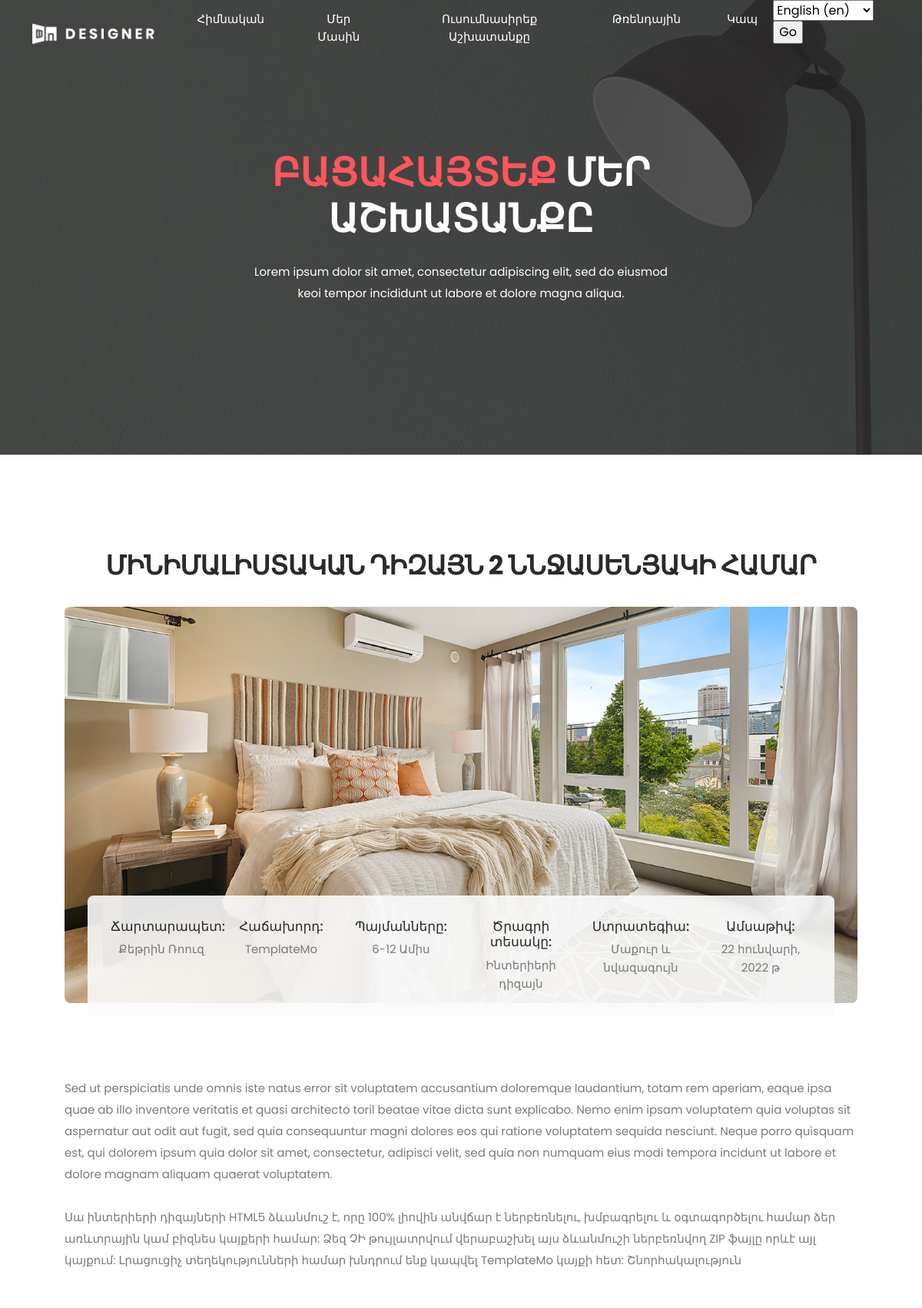
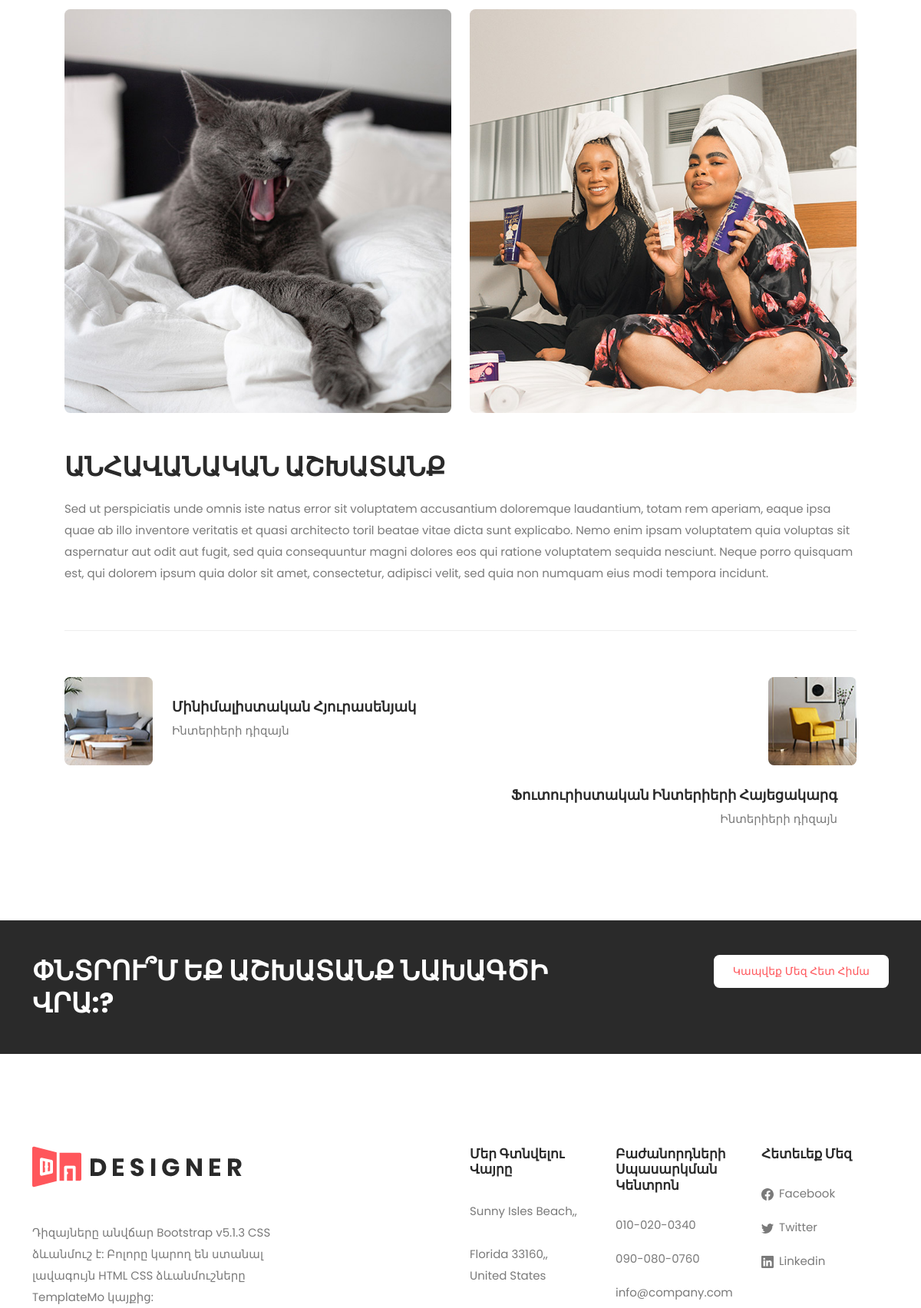
/explore/ (upper part), run on the app's committed database (2 pictures, top to bottom).
### main/models.py (models this page shows)
class Header(models.Model):
    img = models.ImageField('Header Logo Image', upload_to='images')
    path1 = models.CharField('Header Path 1', max_length=25)
    path2 = models.CharField('Header Path 2', max_length=25)
    path3 = models.CharField('Header Path 3', max_length=25)
    path4 = models.CharField('Header Path 4', max_length=25)
    path5 = models.CharField('Header Path 5', max_length=25)
    class Meta:
        verbose_name = 'Header'
        verbose_name_plural = 'Header'

class ExploreTitle(models.Model):
    title1 = models.CharField('Explore Title 1', max_length=20)
    title2 = models.CharField('Explore Title 2', max_length=20)
    text = models.TextField('Explore Text')
    class Meta:
        verbose_name = 'ExploreTitle'
        verbose_name_plural = 'ExploreTitle'

class ExploreContent(models.Model):
    title = models.CharField('Explore Content Title', max_length=80)
    img = models.ImageField('Explore Content Image', upload_to='images')

class ExploreContentList(models.Model):
    title = models.CharField('Explore Content List Title', max_length=30)
    subtitle = models.CharField('Explore Content List SubTitle', max_length=30)

class ExploreContent2(models.Model):
    text1 = models.TextField('Explore Content 2 Text 1')
    text2 = models.TextField('Explore Content 2 Text 2')
    img1 = models.ImageField('Explore Content 2 Image 1', upload_to='images')
    img2 = models.ImageField('Explore Content 2 Image 2', upload_to='images')
    title = models.CharField('Explore Content 2 Title', max_length=40)
    text3 = models.TextField('Explore Content 2 Text 3')
    left_img = models.ImageField('Explore Content 2 Left Image', upload_to='images')
    left_title = models.CharField('Explore Content 2 Left Title', max_length=60)
    left_subtitle = models.CharField('Explore Content 2 Left SubTitle', max_length=50)
    right_img = models.ImageField('Explore Content 2 Right Image', upload_to='images')
    right_title = models.CharField('Explore Content 2 Right Title', max_length=60)
    right_subtitle = models.CharField('Explore Content 2 Right SubTitle', max_length=50)
    class Meta:
        verbose_name = 'ExploreContent2'
        verbose_name_plural = 'ExploreContent2'

class ExploreLastContent(models.Model):
    title = models.CharField('Explore Last Content Title', max_length=60)
    btn_name = models.CharField('Explore Last Content Button Name', max_length=30)
    class Meta:
        verbose_name = 'ExploreLastContent'
        verbose_name_plural = 'ExploreLastContent'

class Footer(models.Model):
    img = models.ImageField('Footer Logo Image', upload_to='images')
    text = models.TextField('Footer Text')
    copyright1 = models.CharField('Footer Copyright', max_length=70)
    design = models.CharField('Footer Design', max_length=40)
    title1 = models.CharField('Footer Title 1', max_length=40)
    title2 = models.CharField('Footer Title 2', max_length=40)
    title3 = models.CharField('Footer Title 3', max_length=40)
    title4 = models.CharField('Footer Title 4', max_length=40)
    subtitle1 = models.CharField('Footer SubTitle 1', max_length=40)
    subtitle2 = models.CharField('Footer SubTitle 2', max_length=40)
    subtitle3 = models.CharField('Footer SubTitle 3', max_length=40)
    subtitle4 = models.CharField('Footer SubTitle 4', max_length=40)
    subtitle5 = models.CharField('Footer SubTitle 5', max_length=40)
    subtitle6 = models.CharField('Footer SubTitle 6', max_length=40)
    subtitle7 = models.CharField('Footer SubTitle 7', max_length=40)
    subtitle8 = models.CharField('Footer SubTitle 8', max_length=40)
    subtitle9 = models.CharField('Footer SubTitle 9', max_length=40)
    social1 = models.CharField('Footer Social 1', max_length=30)
    social2 = models.CharField('Footer Social 2', max_length=30)
    social3 = models.CharField('Footer Social 3', max_length=30)
    social_url1 = models.URLField('Footer Social URL1')
    social_url2 = models.URLField('Footer Social URL2')
    social_url3 = models.URLField('Footer Social URL3')
    placeholder = models.CharField('Footer PlaceHolder', max_length=30)
    btn_name = models.CharField('Footer Button Name', max_length=30)
    go_to_top = models.CharField('Footer Go to Top', max_length=30)
    class Meta:
        verbose_name = 'Footer'
        verbose_name_plural = 'Footer'

### main/views.py (the view)
# urls.py: path('explore/', views.explore, name='explore'),
def explore(request):
    explore_title = ExploreTitle.objects.all()[0]
    explore_content = ExploreContent.objects.all()[0]
    explore_content_list = ExploreContentList.objects.all()
    explore_content2 = ExploreContent2.objects.all()[0]
    explore_last_content = ExploreLastContent.objects.all()[0]
    return render(request, 'main/explore.html', context={
        'header':double_content()[0],
        'home_title':double_content()[1],
        'footer':double_content()[2],
        'explore_title':explore_title,
        'explore_content':explore_content,
        'explore_content_list':explore_content_list,
        'explore_content2':explore_content2,
        'explore_last_content':explore_last_content,
    })

### main/templates/main/explore.html
{% extends 'main/base.html' %}
{% block body %}
    <div class="page-banner change-name">
        <div class="container">
            <div class="row">
                <div class="col-lg-6 offset-lg-3">
                    <div class="header-text">
                        <h2><em>{{ explore_title.title1 }}</em> {{ explore_title.title2 }}</h2>
                        <p>{{ explore_title.text }}</p>
                    </div>
                </div>
            </div>
        </div>
    </div>
    <section class="explore-item">
        <div class="container expanded">
            <div class="row">
                <div class="col-lg-12">
                    <div class="section-heading">
                        <h2>{{ explore_content.title }}</h2>
                    </div>
                    <div class="main-image">
                        <img src="{{ explore_content.img.url }}" alt="master bedroom design">
                    </div>
                    <div class="project-info">
                        <div class="row">
                            {% for i in explore_content_list %}
                                <div class="col-lg-2">
                                    <div class="info-item">
                                        <h6>{{ i.title }}</h6>
                                        <span>{{ i.subtitle }}</span>
                                    </div>
                                </div>
                            {% endfor %}
                        </div>
                    </div>
                    <p>{{ explore_content2.text1 }}
                    <br><br>{{ explore_content2.text2 }}</p>
                </div>
                <div class="col-lg-6">
                    <img src="{{ explore_content2.img1.url }}" alt="">
                </div>
                <div class="col-lg-6">
                    <img src="{{ explore_content2.img2.url }}" alt="">
                </div>
                <div class="col-lg-12">
                    <div class="down-content">
                        <h4>{{ explore_content2.title }}</h4>
                        <p>{{ explore_content2.text3 }}</p>
                    </div>
                </div>
                <div class="col-lg-12">
                    <div class="projects-pagination">
                        <div class="row">
                            <div class="col-lg-6">
                                <div class="left-pagination">
                                    <img class="float-start" src="{{ explore_content2.left_img.url }}" alt="">
                                    <div class="right-content">
                                        <a href="explore.html"><h6>{{ explore_content2.left_title }}</h6></a>
                                        <span>{{ explore_content2.left_subtitle }}</span>
                                    </div>
                                </div>
                            </div>
                            <div class="col-lg-6">
                                <div class="right-pagination">
                                    <img class="float-end" src="{{ explore_content2.right_img.url }}" alt="">
                                    <div class="float-end left-content">
                                        <a href="explore.html"><h6>{{ explore_content2.right_title }}</h6></a>
                                        <span>{{ explore_content2.right_subtitle }}</span>
                                    </div>
                                </div>
                            </div>
                        </div>
                    </div>
                </div>
            </div>
        </div>
    </section>
    <section class="call-to-action">
        <div class="container">
            <div class="row">
                <div class="col-lg-8">
                    <h2>{{ explore_last_content.title }}?</h2>
                </div>
                <div class="col-lg-4">
                    <div class="white-button">
                        <a href="{% url 'contact' %}">{{ explore_last_content.btn_name }}</a>
                    </div>
                </div>
            </div>
        </div>
    </section>
{% endblock %}

### main/templates/main/base.html (shortened to what this page needs)
{% load i18n %}
{% load static %}
<!DOCTYPE html>
<html lang="en">
  <head>
    <link href="{% static 'vendor/bootstrap/css/bootstrap.min.css' %}" rel="stylesheet">
    <link rel="stylesheet" href="{% static 'assets/css/fontawesome.css' %}">
    <link rel="stylesheet" href="{% static 'assets/css/templatemo-572-designer.css' %}">
    <link rel="stylesheet" href="{% static 'assets/css/owl.css' %}">
    <link rel="stylesheet" href="{% static 'assets/css/animate.css' %}">
    <link rel="stylesheet"href="https://unpkg.com/swiper@7/swiper-bundle.min.css"/>
  </head>
<body>
  <header id="#top">
      <nav class="main-navigation navbar navbar-expand-lg navbar-light">
          <div class="container">
            <a class="navbar-brand" href="{% url 'index' %}"><img src="{{ header.img.url }}" alt=""></a>
            <div class="collapse navbar-collapse" id="navbarNav">
              <ul class="navbar-nav">
                <li class="nav-item">
                  <a class="nav-link {% if request.path == '/en/' or request.path == '/ru/' or request.path == '/hy/' %}  active {% endif %}" href="{% url 'index' %}">{{ header.path1 }}</a>
                </li>
                <li class="nav-item">
                  <a class="nav-link {% if request.path == '/en/about/' or request.path == '/ru/about/' or request.path == '/hy/about/' %}  active {% endif %}" href="{% url 'about' %}">{{ header.path2 }}</a>
                </li>
                <li class="nav-item">
                  <a class="nav-link {% if request.path == '/en/explore/' or request.path == '/ru/explore/' or request.path == '/hy/explore/' %}  active {% endif %}" href="{% url 'explore' %}">{{ header.path3 }}</a>
                </li>
                <li class="nav-item">
                  <a class="nav-link {% if request.path == '/en/trending/' or request.path == '/ru/trending/' or request.path == '/hy/trending/' %}  active {% endif %}" href="{% url 'trending' %}">{{ header.path4 }}</a>
                </li>
                <li class="nav-item">
                  <a class="nav-link {% if request.path == '/en/contact/' or request.path == '/ru/contact/' or request.path == '/hy/contact/' %}  active {% endif %}" href="{% url 'contact' %}">{{ header.path5 }}</a>
                </li>
                <li>
                    <form action="{% url 'set_language' %}" method="post">{% csrf_token %}
                    <select name="language">
                        {% get_current_language as LANGUAGE_CODE %}
                        {% get_available_languages as LANGUAGES %}
                        {% get_language_info_list for LANGUAGES as languages %}{% for language in languages %}
                    <option value="{{ language.code }}"{% if language.code == LANGUAGE_CODE %}
                    selected{% endif %}>
                        {{ language.name_local }} ({{ language.code }})
                    </option>
                        {% endfor %}
                    </select>
                    <input type="submit" value="Go">
                    </form>
                </li>
              </ul>
            </div>
          </div>
      </nav>
  </header>
  {% block body %}{% endblock %}
  <footer>
      <div class="container">
          <div class="row">
              <div class="col-lg-4">
                  <div class="about-widget">
                      <img src="{{ footer.img.url }}" alt="designer template by TemplateMo">
                      <p>{{ footer.text }}</p>
                  </div>
              </div>
              <div class="col-lg-2 offset-lg-2">
                  <div class="location-widget">
                      <h4>{{ footer.title1 }}</h4>
                      <p>{{ footer.subtitle1 }}, <br><br>{{ footer.subtitle2 }}, <br>{{ footer.subtitle3 }}</p>
                  </div>
              </div>
              <div class="col-lg-2">
                  <div class="customer-care">
                      <h4>{{ footer.title2 }}</h4>
                      <ul class="info">
                          <li><a href="#">{{ footer.subtitle4 }}</a></li>
                          <li><a href="#">{{ footer.subtitle5 }}</a></li>
                          <li><a href="#">{{ footer.subtitle6 }}</a></li>
                      </ul>
                  </div>
              </div>
              <div class="col-lg-2">
                  <div class="follow-us">
                      <h4>{{ footer.title3 }}</h4>
                      <ul class="social-links">
                          <li>
                              <a href="{{ footer.social_url1 }}">
                                  <svg xmlns="http://www.w3.org/2000/svg" width="16" height="16" fill="currentColor" class="bi bi-{{ footer.social1 }}" viewBox="0 0 16 16">
                                      <path d="M16 8.049c0-4.446-3.582-8.05-8-8.05C3.58 0-.002 3.603-.002 8.05c0 4.017 2.926 7.347 6.75 7.951v-5.625h-2.03V8.05H6.75V6.275c0-2.017 1.195-3.131 3.022-3.131.876 0 1.791.157 1.791.157v1.98h-1.009c-.993 0-1.303.621-1.303 1.258v1.51h2.218l-.354 2.326H9.25V16c3.824-.604 6.75-3.934 6.75-7.951z"/>
                                  </svg>
                                  {{ footer.subtitle7 }}
                              </a>
                          </li>
                          <li>
                              <a href="{{ footer.social_url2 }}">
                                  <svg xmlns="http://www.w3.org/2000/svg" width="16" height="16" fill="currentColor" class="bi bi-{{ footer.social2 }}" viewBox="0 0 16 16">
                                      <path d="M5.026 15c6.038 0 9.341-5.003 9.341-9.334 0-.14 0-.282-.006-.422A6.685 6.685 0 0 0 16 3.542a6.658 6.658 0 0 1-1.889.518 3.301 3.301 0 0 0 1.447-1.817 6.533 6.533 0 0 1-2.087.793A3.286 3.286 0 0 0 7.875 6.03a9.325 9.325 0 0 1-6.767-3.429 3.289 3.289 0 0 0 1.018 4.382A3.323 3.323 0 0 1 .64 6.575v.045a3.288 3.288 0 0 0 2.632 3.218 3.203 3.203 0 0 1-.865.115 3.23 3.23 0 0 1-.614-.057 3.283 3.283 0 0 0 3.067 2.277A6.588 6.588 0 0 1 .78 13.58a6.32 6.32 0 0 1-.78-.045A9.344 9.344 0 0 0 5.026 15z"/>
                                  </svg>
                                  {{ footer.subtitle8 }}
                              </a>
                          </li>
                          <li>
                              <a href="{{ footer.social_url3 }}">
                                  <svg xmlns="http://www.w3.org/2000/svg" width="16" height="16" fill="currentColor" class="bi bi-{{ footer.social3 }}" viewBox="0 0 16 16">
                                      <path d="M0 1.146C0 .513.526 0 1.175 0h13.65C15.474 0 16 .513 16 1.146v13.708c0 .633-.526 1.146-1.175 1.146H1.175C.526 16 0 15.487 0 14.854V1.146zm4.943 12.248V6.169H2.542v7.225h2.401zm-1.2-8.212c.837 0 1.358-.554 1.358-1.248-.015-.709-.52-1.248-1.342-1.248-.822 0-1.359.54-1.359 1.248 0 .694.521 1.248 1.327 1.248h.016zm4.908 8.212V9.359c0-.216.016-.432.08-.586.173-.431.568-.878 1.232-.878.869 0 1.216.662 1.216 1.634v3.865h2.401V9.25c0-2.22-1.184-3.252-2.764-3.252-1.274 0-1.845.7-2.165 1.193v.025h-.016a5.54 5.54 0 0 1 .016-.025V6.169h-2.4c.03.678 0 7.225 0 7.225h2.4z"/>
                                  </svg>
                                  {{ footer.subtitle9 }}
                              </a>
                          </li>
                      </ul>
                  </div>
              </div>
          </div>
      </div>
  </footer>
</body>
</html>

### data on the page
Header: img (picture), path1 "Հիմնական", path2 "Մեր Մասին", path3 "Ուսումնասիրեք Աշխատանքը", path4 "Թռենդային", path5 "Կապ"
ExploreTitle: title1 "ԲԱՑԱՀԱՅՏԵՔ", title2 "ՄԵՐ ԱՇԽԱՏԱՆՔԸ", text "Lorem ipsum dolor sit amet, consectetur adipiscing elit, sed do eiusmod keoi tempor incididunt ut labore et dolore magna aliqua."
ExploreContent: title "ՄԻՆԻՄԱԼԻՍՏԱԿԱՆ ԴԻԶԱՅՆ 2 ՆՆՋԱՍԵՆՅԱԿԻ ՀԱՄԱՐ", img (picture)
ExploreContentList: title "Ճարտարապետ:", subtitle "Քեթրին Ռոուզ"
ExploreContentList: title "Հաճախորդ:", subtitle "TemplateMo"
ExploreContentList: title "Պայմանները:", subtitle "6-12 Ամիս"
ExploreContentList: title "Ծրագրի տեսակը:", subtitle "Ինտերիերի դիզայն"
ExploreContentList: title "Ստրատեգիա:", subtitle "Մաքուր և նվազագույն"
ExploreContentList: title "Ամսաթիվ:", subtitle "22 հունվարի, 2022 թ"
ExploreContent2: text1 "Sed ut perspiciatis unde omnis iste natus error sit voluptatem accusantium doloremque laudantium, totam rem aperiam, eaque ipsa quae ab illo inventore veritatis et quasi architecto toril beatae vitae dicta sunt explicabo. Nemo enim ipsam voluptatem quia voluptas sit aspernatur aut odit aut fugit, sed quia consequuntur magni dolores eos qui ratione voluptatem sequida nesciunt. Neque porro quisquam est, qui dolorem ipsum quia dolor sit amet, consectetur, adipisci velit, sed quia non numquam eius modi tempora incidunt ut labore et dolore magnam aliquam quaerat voluptatem.", text2 "Սա ինտերիերի դիզայների HTML5 ձևանմուշ է, որը 100% լիովին անվճար է ներբեռնելու, խմբագրելու և օգտագործելու համար ձեր առևտրային կամ բիզնես կայքերի համար: Ձեզ ՉԻ թույլատրվում վերաբաշխել այս ձևանմուշի ներբեռնվող ZIP ֆայլը որևէ այլ կայքում: Լրացուցիչ տեղեկությունների համար խնդրում ենք կապվել TemplateMo կայքի հետ: Շնորհակալություն", img1 (picture), img2 (picture), title "ԱՆՀԱՎԱՆԱԿԱՆ ԱՇԽԱՏԱՆՔ", text3 "Sed ut perspiciatis unde omnis iste natus error sit voluptatem accusantium doloremque laudantium, totam rem aperiam, eaque ipsa quae ab illo inventore veritatis et quasi architecto toril beatae vitae dicta sunt explicabo. Nemo enim ipsam voluptatem quia voluptas sit aspernatur aut odit aut fugit, sed quia consequuntur magni dolores eos qui ratione voluptatem sequida nesciunt. Neque porro quisquam est, qui dolorem ipsum quia dolor sit amet, consectetur, adipisci velit, sed quia non numquam eius modi tempora incidunt.", left_img (picture), left_title "Մինիմալիստական Հյուրասենյակ", left_subtitle "Ինտերիերի դիզայն", right_img (picture), right_title "Ֆուտուրիստական Ինտերիերի Հայեցակարգ", right_subtitle "Ինտերիերի դիզայն"
ExploreLastContent: title "ՓՆՏՐՈՒ՞Մ ԵՔ ԱՇԽԱՏԱՆՔ ՆԱԽԱԳԾԻ ՎՐԱ:", btn_name "Կապվեք Մեզ Հետ Հիմա"
Footer: img (picture), text "Դիզայները անվճար Bootstrap v5.1.3 CSS ձևանմուշ է: Բոլորը կարող են ստանալ լավագույն HTML CSS ձևանմուշները TemplateMo կայքից:", title1 "Մեր Գտնվելու Վայրը", subtitle1 "Sunny Isles Beach,", subtitle2 "Florida 33160,", subtitle3 "United States", title2 "Բաժանորդների Սպասարկման Կենտրոն", subtitle4 "010-020-0340", subtitle5 "090-080-0760", subtitle6 "info@company.com", title3 "Հետեւեք Մեզ", subtitle7 "Facebook", subtitle8 "Twitter", subtitle9 "Linkedin"

### other printed values
form field language "English (en)"
